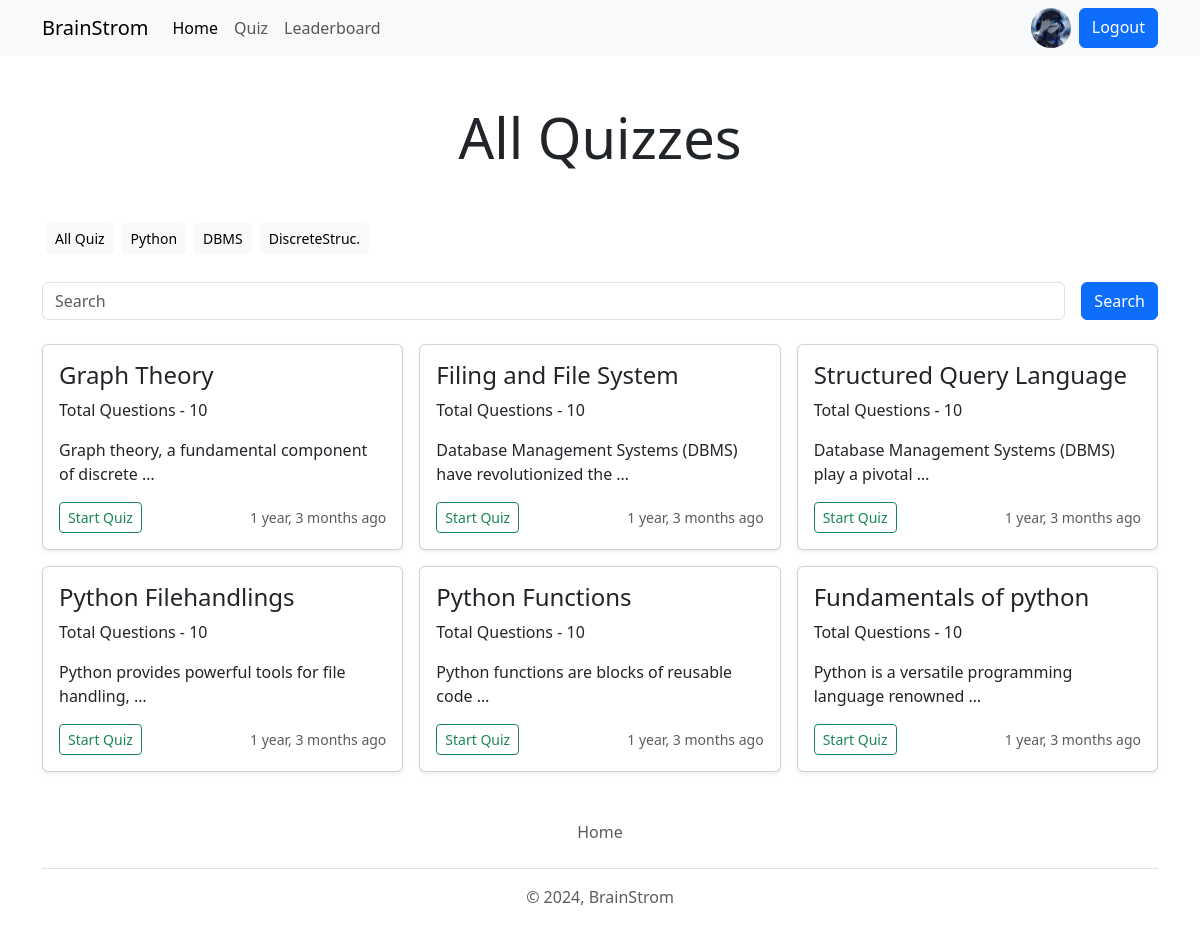
The page /quiz/all_quiz (signed in) on the database its author committed.
### account/models.py (models this page shows, shortened)
class Profile(models.Model):
    user = models.OneToOneField(User, on_delete=models.CASCADE, null=True, verbose_name='User Obj') #verbose_name
    bio = models.TextField(blank=True, null=True)
    profile_img = models.ImageField(upload_to='profile_images', default='user.png', blank=True,null=True ,verbose_name='Profile Pic')
    location = models.CharField(max_length=100, blank=True,null=True)
    GENDER = (
        ('Male','Male'),
        ('Female','Female'),
        ('Other','Other'),
    )
    gender = models.CharField(max_length=6, choices=GENDER, blank=True, null=True)

### quiz/models.py (models this page shows, shortened)
class Category(models.Model):
    name = models.CharField(max_length=15)
    class Meta:
        verbose_name_plural = 'Categories'

class Quiz(models.Model):
    title = models.CharField(max_length=255)
    description = models.TextField()
    category = models.ForeignKey(Category, on_delete=models.CASCADE)
    quiz_file = models.FileField(upload_to='quiz/')
    created_at = models.DateTimeField(auto_now_add=True)
    updated_at = models.DateTimeField(auto_now=True)
    class Meta:
        verbose_name_plural = 'Quizzes'

class Question(models.Model):
    quiz = models.ForeignKey(Quiz, on_delete=models.CASCADE)
    text = models.TextField()

### quiz/views.py (the view)
# urls.py: path('all_quiz', views.all_quiz_view, name='all_quiz'),
@login_required(login_url='login')
def all_quiz_view(request):
    user_object = User.objects.get(username=request.user)
    user_profile = Profile.objects.get(user=user_object)
    quizzes = Quiz.objects.order_by('-created_at')
    categories = Category.objects.all()
    context = {"user_profile": user_profile, "quizzes": quizzes, "categories": categories}
    return render(request, 'all_quiz.html', context)

### templates/all_quiz.html (shortened to what this page needs)
{% extends "index.html" %}
{% block content %}
    <h1 class="text-center display-4 my-5">All Quizzes</h1>
    <div class="container">
      <div class="d-flex flex-wrap">
        <a href="{% url 'all_quiz' %}"  class="btn btn-sm btn-light m-1">All Quiz</a>
        {% for category in categories %}
        <a href="{% url 'search' category.name %}"  class="btn btn-sm btn-light m-1">{{category.name}}</a>
        {% endfor %}
      </div>
    </div>
    <form class="container d-flex my-4" role="search" method="get" action="{% url 'search' ' ' %}" >
      <input  name="q" class="form-control me-2" type="search" placeholder="Search" aria-label="Search">
      <a href="#" type="submit" class="btn btn-primary ms-2">Search</a>
    </form>
    <div class="container">
      <div class="row row-cols-1 row-cols-sm-2 row-cols-md-2 row-cols-lg-3 g-3">
        {% if quizzes|length > 0 %}
        {% for quiz in quizzes %}
        <div class="col">
          <div class="card shadow-sm">
            <div class="card-body">
              <h4>{{quiz.title}}</h4>
              <p class="card-text">Total Questions - {{quiz.question_set.all|length}}</p>
              <p class="card-text"> {{quiz.description|truncatewords:7}}</p>
              <div class="d-flex justify-content-between align-items-center">
                <div class="btn-group">
                  <a href="{% url 'quiz' quiz.id %}" type="button" class="btn btn-sm btn-outline-success">Start Quiz</a>
                </div>
                <small class="text-body-secondary">{{quiz.created_at|timesince}} ago</small>
              </div>
            </div>
          </div>
        </div>
        {% endfor %}
        {% else %}
			<div class="col-lg-12 col-md-12 col-12">
				<p class="text-center text-danger fs-5">There is no quiz available for this category or search.</p>
			</div>
			{% endif %}
      </div>
    </div>
   {% endblock content %}

### templates/components/navbar.html (shortened to what this page needs)
    <nav class="navbar navbar-expand-lg bg-body-tertiary d-none d-lg-block">
        <div class="container">
          <a class="navbar-brand" href="{% url 'home' %}">BrainStrom</a>
          <div class="collapse navbar-collapse" id="navbarSupportedContent">
            <ul class="navbar-nav me-auto mb-2 mb-lg-0">
              <li class="nav-item">
                <a class="nav-link active" aria-current="page" href="{% url 'home' %}">Home</a>
              </li>
              <li class="nav-item">
                <a class="nav-link" href="{% url 'all_quiz' %}">Quiz</a>
              </li>
              <li class="nav-item">
                <a class="nav-link" href="{% url 'leaderboard' %}">Leaderboard</a>
              </li>
            </ul>
            <form class="d-flex" role="search">
              {% if request.user.is_authenticated %}
              <a href="{% url 'profile' request.user.username %}" data-bs-toggle="tooltip" data-bs-placement="bottom" data-bs-title="@{{request.user.username}}" class="mx-2">
                <img src="{{user_profile.profile_img.url}}" class="rounded-circle" width="40" height="40" alt="profile_img">
              </a>
              <a href="{% url 'logout' %}" class="btn btn-primary">Logout</a>
              {% else %}
              <a href="{% url 'login' %}" class="btn btn-primary ms-2">Login</a>
              {% endif %}
            </form>
          </div>
        </div>
      </nav>

### rows shown on the page
Profile: profile_img (picture)
Category: name "Python"
Category: name "DBMS"
Category: name "DiscreteStruc."
Quiz: title "Graph Theory", question_set.all|length "10", description "Graph theory, a fundamental component of discrete …", created_at "1 year, 3 months"
Quiz: title "Filing and File System", question_set.all|length "10", description "Database Management Systems (DBMS) have revolutionized the …", created_at "1 year, 3 months"
Quiz: title "Structured Query Language", question_set.all|length "10", description "Database Management Systems (DBMS) play a pivotal …", created_at "1 year, 3 months"
Quiz: title "Python Filehandlings", question_set.all|length "10", description "Python provides powerful tools for file handling, …", created_at "1 year, 3 months"
Quiz: title "Python Functions", question_set.all|length "10", description "Python functions are blocks of reusable code …", created_at "1 year, 3 months"
Quiz: title "Fundamentals of python", question_set.all|length "10", description "Python is a versatile programming language renowned …", created_at "1 year, 3 months"
